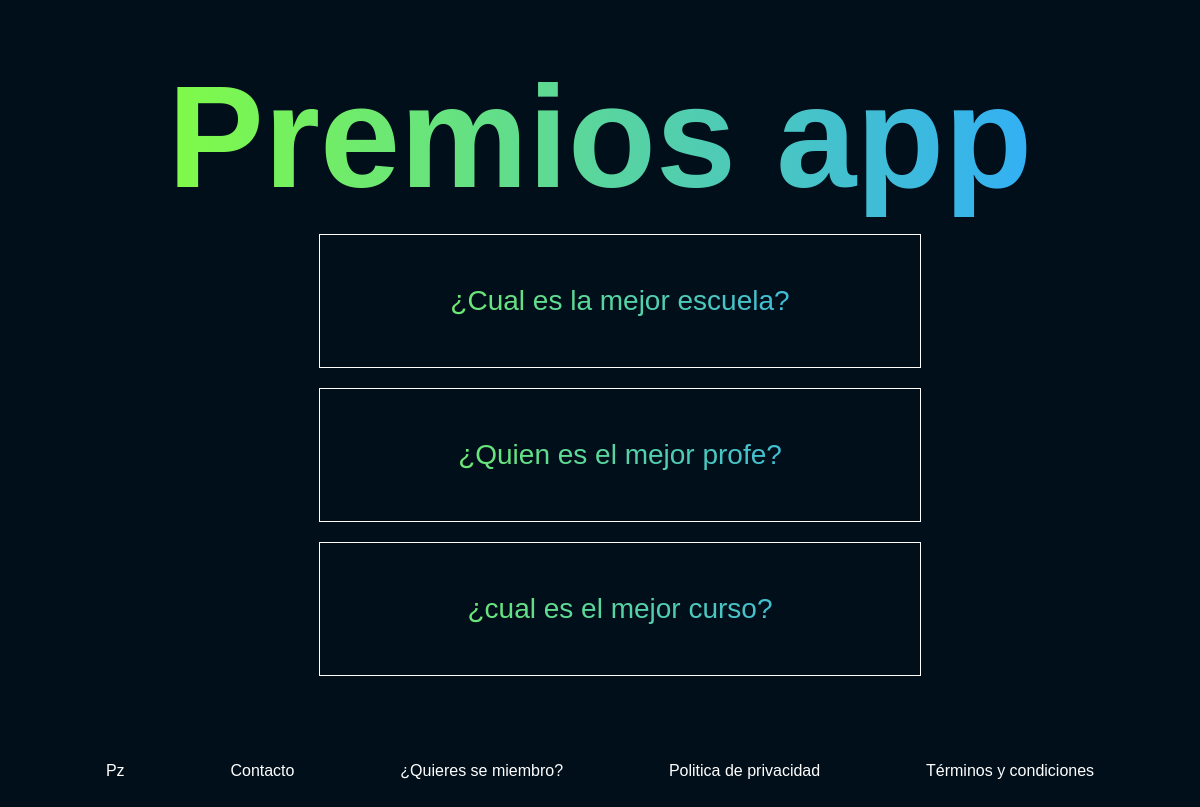
/polls/, run on an earlier commit of the app's database.
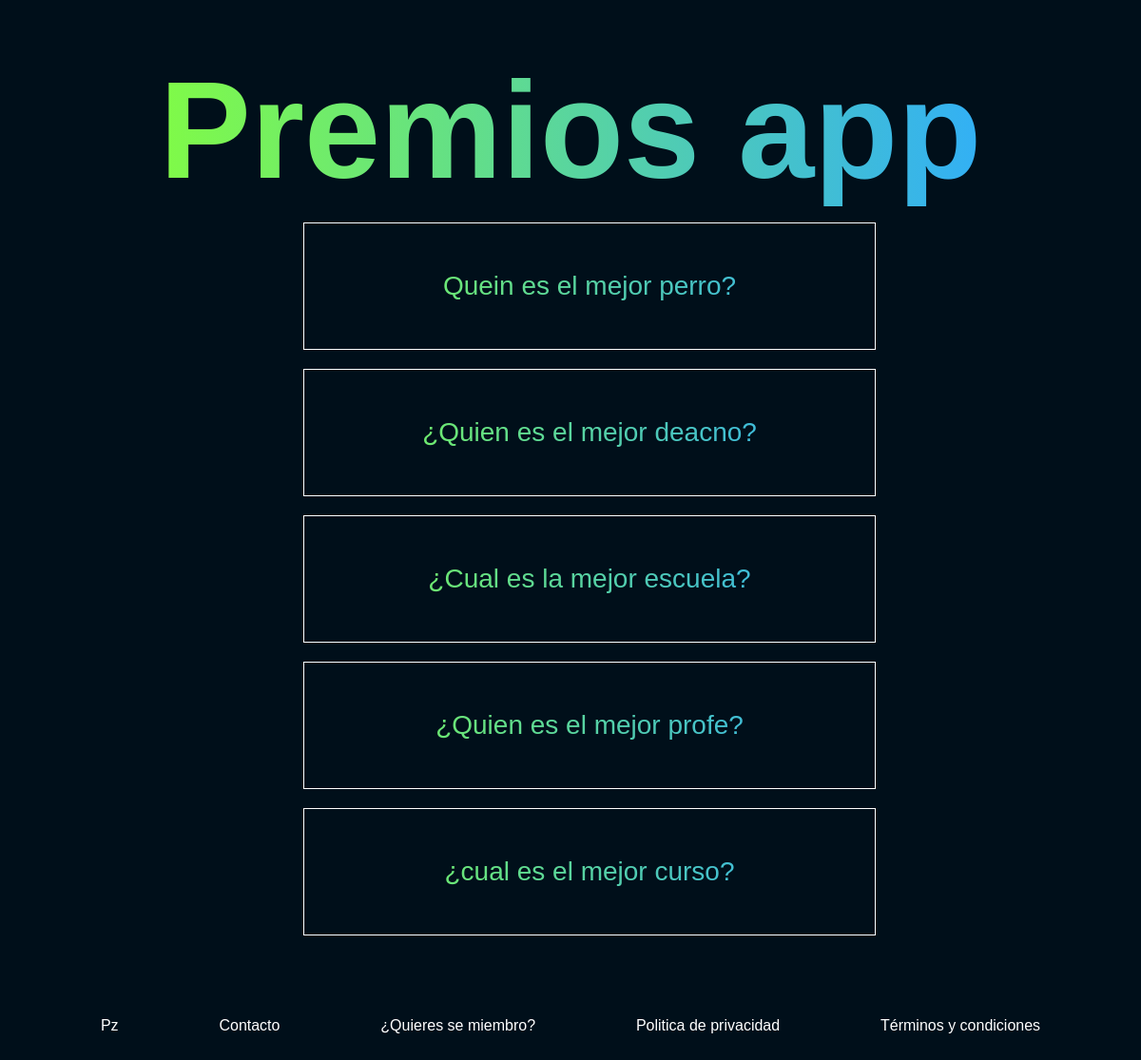
And on a later commit of the database.
### polls/models.py (models this page shows, shortened)
class Question(models.Model):
    question_text = models.CharField(max_length=200)
    pub_date = models.DateTimeField("date published")

### polls/views.py (the view)
# urls.py: path("",views.IndexView.as_view(), name="index"),
class IndexView(generic.ListView):
    template_name = "polls/index.html"
    context_object_name="latest_question_list"
    def get_queryset(self):
        return Question.objects.filter(pub_date__lte=timezone.now()).order_by("-pub_date")[:5]

### polls/templates/polls/index.html (shortened to what this page needs)
{% load static %}
<!DOCTYPE html>
<html lang="en">
<head>
    <link rel="stylesheet" href="{% static 'polls/style.css' %}">
</head>
<body>
    <header>
        <h1>
            Premios app
        </h1>
    </header>
    <main>
        {% if latest_question_list %}
            <ul>
            {% for question in latest_question_list %}
                <li>
                    <a href="{% url 'polls:detail' question.id %}">{{question.question_text}}</a>
                </li>
            {% endfor %}
            </ul>
        {% else %}
            <p>
                No polls are available.
            </p>
        {% endif %}
    </main>
    <footer>
        <a href="https://platzi.com">Pz</a>
        <a href="#">Contacto</a>
        <a href="#">¿Quieres se miembro?</a>
        <a href="#">Politica de privacidad</a>
        <a href="#">Términos y condiciones</a>
    </footer>
</body>
</html>

### polls/static/polls/style.css (style rules this page uses)
body { display: flex; align-items: center; justify-content: space-between; flex-direction: column; height: 100vh; background: hsl(204 100% 5%); font-family: Arial, Helvetica, sans-serif; }
header { display: flex; align-items: center; justify-content: center; padding: 50px; padding-top: 100px; height: 60px; font-size: 72px; color: #71632d; }
ul { display: flex; align-items: center; justify-content: center; flex-direction: column; }
header, ul { background: linear-gradient( to right, hsl(98 100% 62%), hsl(204 100% 59%) ); -webkit-background-clip: text; -webkit-text-fill-color: transparent; text-align: center; }
li { display: flex; align-items: center; justify-content: center; width: 500px; border: 1px solid white; padding: 50px; margin-bottom: 20px; font-size: 28px; }
a { color: white; text-decoration: none; }
footer { display: flex; align-items: center; justify-content: space-evenly; width: 100vw; padding: 50px 0; }

What changed in the data, as far as the page shows it:
added Question: question_text "Quein es el mejor perro?"
added Question: question_text "¿Quien es el mejor deacno?"
